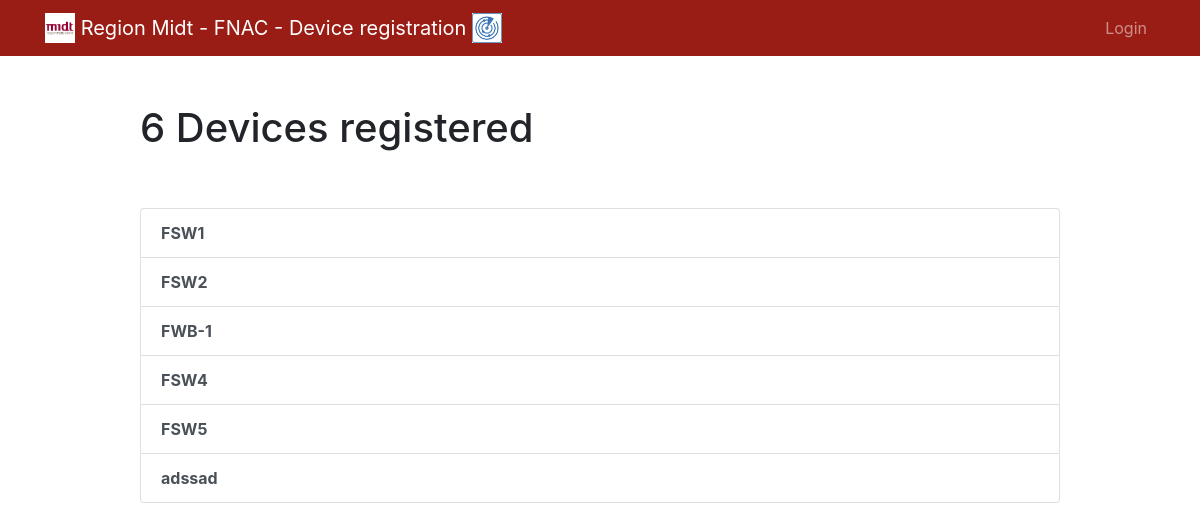
Before: /current/ with the older database file.
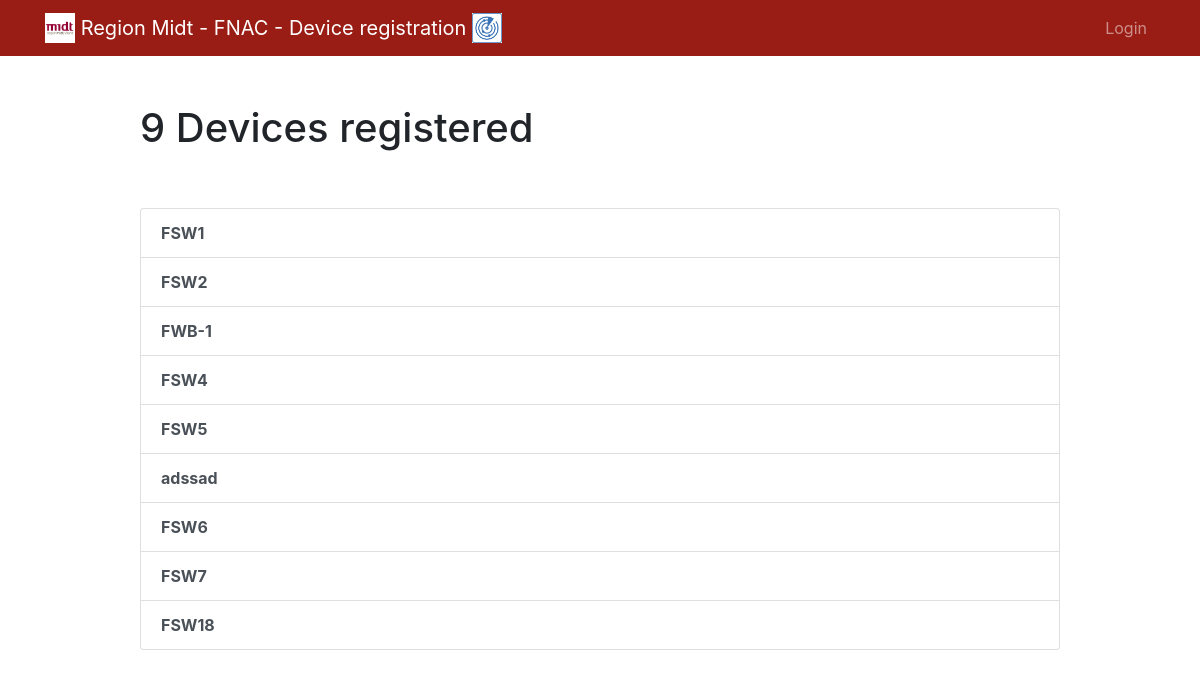
After: the same page with the newer database file.
### device/models.py (models this page shows, shortened)
class Device(models.Model):
    hostname = models.CharField(max_length=20, unique=True)
    mac_Address = models.CharField(max_length=17, unique=True)
    ip_Address = models.GenericIPAddressField(protocol='both', unpack_ipv4=True, unique=True)
    serial_Number = models.CharField(max_length=16, unique=True)
    role = models.CharField(max_length=20)
    created = models.DateTimeField(auto_now_add=True)
    type_or_category = models.ForeignKey('Category', related_name='devices', on_delete=models.CASCADE)
    location = models.ForeignKey('Location', related_name='devices', on_delete=models.CASCADE)
    notes = models.TextField(blank=True) #not mandatory
    user = models.ForeignKey(User, related_name='devices', on_delete=models.CASCADE)
    floor = models.IntegerField(validators=[MinValueValidator(limit_value=0)])

### device/views.py (the view)
# urls.py: path('current/', views.CurrentdevicesView.as_view(), name='currentdevices'),
class CurrentdevicesView(generic.ListView):
    model = Device
    template_name = 'device/currentdevices.html'
    context_object_name = 'devices'

### device/templates/device/currentdevices.html (shortened to what this page needs)
{% extends "device/base.html" %}
{% block content %}
    <div class="row justify-content-center mt-5">
        <div class="col-md-10">
            {% if devices %}
                 <h1>{{ devices.count }} Device{{ devices.count|pluralize }} registered</h1>
            {% else %}
                 <h1>Current Devices</h1>
            {% endif %}
        </div>
    </div>
    <div class="row justify-content-center mt-5">
        <div class="col-md-10">
        {% if devices %}
            <div class="list-group">
                {% for device in devices %}
                    <a href="{% url 'viewdevice' device.id %}" class="list-group-item list-group-item-action"><b>{{ device.hostname }}</b></a>
                {% endfor %}
            </div>
        {% else %}
            <div class="text-center">
                <h2>Looks like you don't have any devices!</h2>
            <br>
            <a role="button" class="btn btn-primary" href="{% url 'createdevice' %}">New Device</a>
            </div>
        {% endif %}
        </div>
    </div>
{% endblock %}

### device/templates/device/base.html (shortened to what this page needs)
{% load static %}
{% load bootstrap4 %}
<!doctype html>
<html lang="en">
<head>
    <link rel="stylesheet" href="https://stackpath.bootstrapcdn.com/bootstrap/4.4.1/css/bootstrap.min.css">
</head>
<body>
<nav class="navbar navbar-expand-md navbar-dark" style="background-color: #9a1d15">
<div class="container">
    <a class="navbar-brand" href="{% url 'home' %}">
         <img src="{% static 'device/regionmidt_logo.jpg' %}" width="30" height="30" class="d-inline-block align-top">
        <span>Region Midt - FNAC - Device registration</span>
        <img src="{% static 'device/fnac_icon.png' %}" width="30" height="30" class="d-inline-block align-top">
    </a>
    <div class="collapse navbar-collapse" id="navbarNav">
    <ul class="navbar-nav ml-auto">
            {% if user.is_authenticated %}
                <li class="nav-item">
                    <a href="#" onclick="$('#signOutBtn').click()" class="nav-link">Logout</a>
                    <form style='display: none;' method="POST" action="{% url 'logoutuser' %}">
                        {% csrf_token %}
                        <button id="signOutBtn" type="submit">Logout</button>
                    </form>
                </li>
            {% else %}
                <li class="nav-item">
                    <a class="nav-link" href="{% url 'loginuser' %}">Login</a>
                </li>
            {% endif %}
        </ul>
    </div>
</div>
</nav>
<div class="container">
{% block content %}{% endblock %}
</div>
</body>
</html>

Changed rows visible on the page:
added Device: hostname "FSW6"
added Device: hostname "FSW7"
added Device: hostname "FSW18"
Other visible differences:
{{ devices.count }}: "6" → "9"
